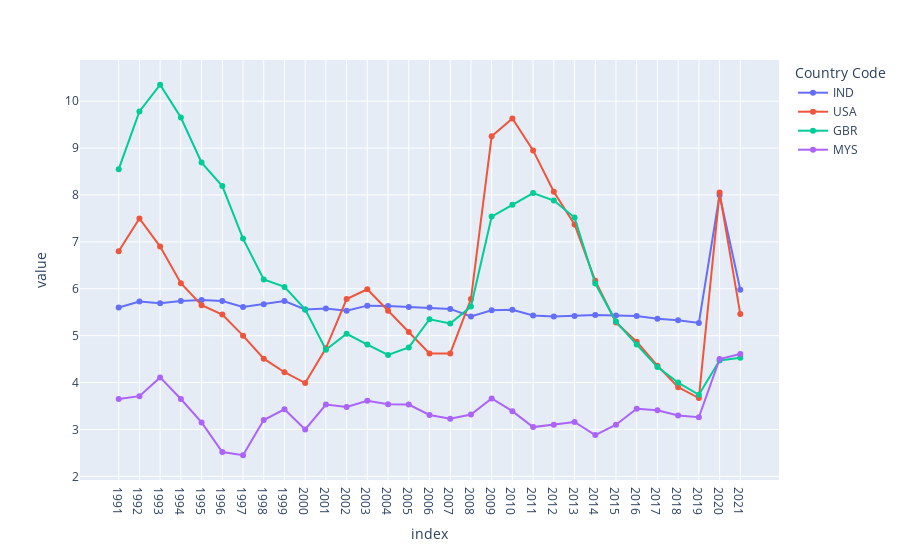

Here is the notebook cell this chart was saved with:
### Code cell
fig = px.line(df1[['IND', 'USA', 'GBR', 'MYS']], markers=True)
fig.show()

### Figure 1 — Plotly figure (JSON) as saved in the notebook; plotly's stock layout.template omitted (floating-point values rounded to 4 significant figures)
{"data": [{"hovertemplate": "Country Code=IND<br>index=%{x}<br>value=%{y}<extra></extra>", "legendgroup": "IND", "line": {"color": "#636efa", "dash": "solid"}, "marker": {"symbol": "circle"}, "mode": "lines+markers", "name": "IND", "orientation": "v", "showlegend": true, "type": "scatter", "x": ["1991", "1992", "1993", "1994", "1995", "1996", "1997", "1998", "1999", "2000", "2001", "2002", "2003", "2004", "2005", "2006", "2007", "2008", "2009", "2010", "2011", "2012", "2013", "2014", "2015", "2016", "2017", "2018", "2019", "2020", "2021"], "xaxis": "x", "y": [5.6, 5.73, 5.69, 5.74, 5.76, 5.74, 5.61, 5.67, 5.74, 5.56, 5.58, 5.53, 5.64, 5.63, 5.61, 5.6, 5.57, 5.41, 5.54, 5.55, 5.43, 5.41, 5.42, 5.44, 5.43, 5.42, 5.36, 5.33, 5.27, 8, 5.98], "yaxis": "y"}, {"hovertemplate": "Country Code=USA<br>index=%{x}<br>value=%{y}<extra></extra>", "legendgroup": "USA", "line": {"color": "#EF553B", "dash": "solid"}, "marker": {"symbol": "circle"}, "mode": "lines+markers", "name": "USA", "orientation": "v", "showlegend": true, "type": "scatter", "x": ["1991", "1992", "1993", "1994", "1995", "1996", "1997", "1998", "1999", "2000", "2001", "2002", "2003", "2004", "2005", "2006", "2007", "2008", "2009", "2010", "2011", "2012", "2013", "2014", "2015", "2016", "2017", "2018", "2019", "2020", "2021"], "xaxis": "x", "y": [6.8, 7.5, 6.9, 6.12, 5.65, 5.45, 5, 4.51, 4.22, 3.99, 4.73, 5.78, 5.99, 5.53, 5.08, 4.62, 4.62, 5.78, 9.25, 9.63, 8.95, 8.07, 7.37, 6.17, 5.28, 4.87, 4.36, 3.9, 3.67, 8.05, 5.46], "yaxis": "y"}, {"hovertemplate": "Country Code=GBR<br>index=%{x}<br>value=%{y}<extra></extra>", "legendgroup": "GBR", "line": {"color": "#00cc96", "dash": "solid"}, "marker": {"symbol": "circle"}, "mode": "lines+markers", "name": "GBR", "orientation": "v", "showlegend": true, "type": "scatter", "x": ["1991", "1992", "1993", "1994", "1995", "1996", "1997", "1998", "1999", "2000", "2001", "2002", "2003", "2004", "2005", "2006", "2007", "2008", "2009", "2010", "2011", "2012", "2013", "2014", "2015", "2016", "2017", "2018", "2019", "2020", "2021"], "xaxis": "x", "y": [8.55, 9.78, 10.35, 9.65, 8.69, 8.19, 7.07, 6.2, 6.04, 5.56, 4.7, 5.04, 4.81, 4.59, 4.75, 5.35, 5.26, 5.62, 7.54, 7.79, 8.04, 7.88, 7.52, 6.11, 5.3, 4.81, 4.33, 4, 3.74, 4.47, 4.53], "yaxis": "y"}, {"hovertemplate": "Country Code=MYS<br>index=%{x}<br>value=%{y}<extra></extra>", "legendgroup": "MYS", "line": {"color": "#ab63fa", "dash": "solid"}, "marker": {"symbol": "circle"}, "mode": "lines+markers", "name": "MYS", "orientation": "v", "showlegend": true, "type": "scatter", "x": ["1991", "1992", "1993", "1994", "1995", "1996", "1997", "1998", "1999", "2000", "2001", "2002", "2003", "2004", "2005", "2006", "2007", "2008", "2009", "2010", "2011", "2012", "2013", "2014", "2015", "2016", "2017", "2018", "2019", "2020", "2021"], "xaxis": "x", "y": [3.65, 3.71, 4.11, 3.65, 3.15, 2.52, 2.45, 3.2, 3.43, 3, 3.53, 3.48, 3.61, 3.54, 3.53, 3.31, 3.23, 3.32, 3.66, 3.39, 3.05, 3.1, 3.16, 2.88, 3.1, 3.44, 3.41, 3.3, 3.26, 4.5, 4.61], "yaxis": "y"}], "layout": {"legend": {"title": {"text": "Country Code"}, "tracegroupgap": 0}, "margin": {"t": 60}, "xaxis": {"anchor": "y", "domain": [0, 1], "title": {"text": "index"}}, "yaxis": {"anchor": "x", "domain": [0, 1], "title": {"text": "value"}}}}
